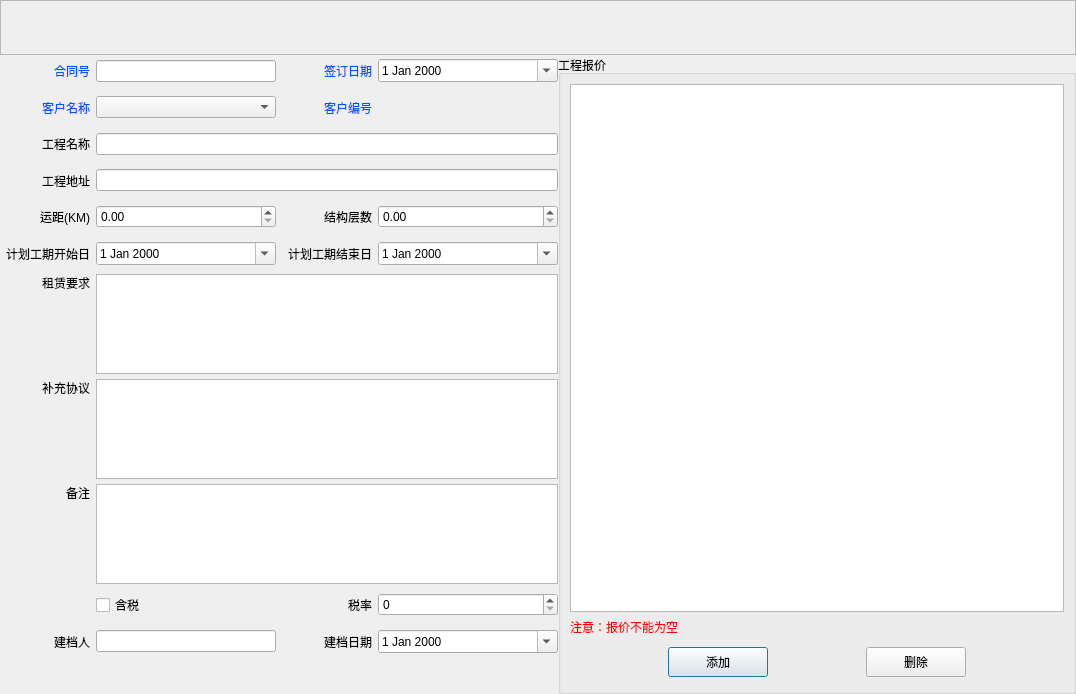
<?xml version="1.0" encoding="UTF-8"?>
<ui version="4.0">
 <class>ContractEditDialog</class>
 <widget class="QDialog" name="ContractEditDialog">
  <property name="geometry">
   <rect>
    <x>0</x>
    <y>0</y>
    <width>1076</width>
    <height>694</height>
   </rect>
  </property>
  <property name="windowTitle">
   <string>Dialog</string>
  </property>
  <layout class="QVBoxLayout" name="verticalLayout" stretch="0,0">
   <property name="spacing">
    <number>0</number>
   </property>
   <property name="leftMargin">
    <number>0</number>
   </property>
   <property name="topMargin">
    <number>0</number>
   </property>
   <property name="rightMargin">
    <number>0</number>
   </property>
   <property name="bottomMargin">
    <number>0</number>
   </property>
   <item>
    <widget class="QFrame" name="toolBarWidget">
     <property name="minimumSize">
      <size>
       <width>0</width>
       <height>55</height>
      </size>
     </property>
     <property name="maximumSize">
      <size>
       <width>16777215</width>
       <height>55</height>
      </size>
     </property>
     <property name="frameShape">
      <enum>QFrame::StyledPanel</enum>
     </property>
     <property name="frameShadow">
      <enum>QFrame::Raised</enum>
     </property>
     <layout class="QHBoxLayout" name="toolBarHorizontalLayout">
      <property name="spacing">
       <number>0</number>
      </property>
      <property name="leftMargin">
       <number>0</number>
      </property>
      <property name="topMargin">
       <number>0</number>
      </property>
      <property name="rightMargin">
       <number>0</number>
      </property>
      <property name="bottomMargin">
       <number>0</number>
      </property>
     </layout>
    </widget>
   </item>
   <item>
    <widget class="QWidget" name="widget" native="true">
     <layout class="QHBoxLayout" name="horizontalLayout" stretch="1,2">
      <property name="spacing">
       <number>0</number>
      </property>
      <property name="leftMargin">
       <number>0</number>
      </property>
      <property name="topMargin">
       <number>0</number>
      </property>
      <property name="rightMargin">
       <number>0</number>
      </property>
      <property name="bottomMargin">
       <number>0</number>
      </property>
      <item>
       <widget class="QWidget" name="widget_2" native="true">
        <layout class="QVBoxLayout" name="verticalLayout_2">
         <property name="spacing">
          <number>5</number>
         </property>
         <property name="leftMargin">
          <number>0</number>
         </property>
         <property name="topMargin">
          <number>0</number>
         </property>
         <property name="rightMargin">
          <number>0</number>
         </property>
         <property name="bottomMargin">
          <number>0</number>
         </property>
         <item>
          <widget class="QWidget" name="widget_3" native="true">
           <layout class="QHBoxLayout" name="horizontalLayout_2">
            <property name="leftMargin">
             <number>0</number>
            </property>
            <property name="topMargin">
             <number>0</number>
            </property>
            <property name="rightMargin">
             <number>0</number>
            </property>
            <property name="bottomMargin">
             <number>0</number>
            </property>
            <item>
             <widget class="QLabel" name="label">
              <property name="minimumSize">
               <size>
                <width>90</width>
                <height>0</height>
               </size>
              </property>
              <property name="maximumSize">
               <size>
                <width>90</width>
                <height>16777215</height>
               </size>
              </property>
              <property name="styleSheet">
               <string notr="true">color: rgb(0, 85, 255);</string>
              </property>
              <property name="text">
               <string>合同号</string>
              </property>
              <property name="alignment">
               <set>Qt::AlignRight|Qt::AlignTrailing|Qt::AlignVCenter</set>
              </property>
             </widget>
            </item>
            <item>
             <widget class="QLineEdit" name="contractNumberLE">
              <property name="minimumSize">
               <size>
                <width>180</width>
                <height>0</height>
               </size>
              </property>
              <property name="maximumSize">
               <size>
                <width>180</width>
                <height>16777215</height>
               </size>
              </property>
             </widget>
            </item>
            <item>
             <widget class="QLabel" name="label_2">
              <property name="minimumSize">
               <size>
                <width>90</width>
                <height>0</height>
               </size>
              </property>
              <property name="maximumSize">
               <size>
                <width>90</width>
                <height>16777215</height>
               </size>
              </property>
              <property name="styleSheet">
               <string notr="true">color: rgb(0, 85, 255);</string>
              </property>
              <property name="text">
               <string>签订日期</string>
              </property>
              <property name="alignment">
               <set>Qt::AlignRight|Qt::AlignTrailing|Qt::AlignVCenter</set>
              </property>
             </widget>
            </item>
            <item>
             <widget class="QDateEdit" name="signedDateDE">
              <property name="minimumSize">
               <size>
                <width>180</width>
                <height>0</height>
               </size>
              </property>
              <property name="maximumSize">
               <size>
                <width>180</width>
                <height>16777215</height>
               </size>
              </property>
              <property name="calendarPopup">
               <bool>true</bool>
              </property>
             </widget>
            </item>
           </layout>
          </widget>
         </item>
         <item>
          <widget class="QWidget" name="widget_4" native="true">
           <layout class="QHBoxLayout" name="horizontalLayout_3">
            <property name="leftMargin">
             <number>0</number>
            </property>
            <property name="topMargin">
             <number>0</number>
            </property>
            <property name="rightMargin">
             <number>0</number>
            </property>
            <property name="bottomMargin">
             <number>0</number>
            </property>
            <item>
             <widget class="QLabel" name="label_3">
              <property name="minimumSize">
               <size>
                <width>90</width>
                <height>0</height>
               </size>
              </property>
              <property name="maximumSize">
               <size>
                <width>90</width>
                <height>16777215</height>
               </size>
              </property>
              <property name="styleSheet">
               <string notr="true">color: rgb(0, 85, 255);</string>
              </property>
              <property name="text">
               <string>客户名称</string>
              </property>
              <property name="alignment">
               <set>Qt::AlignRight|Qt::AlignTrailing|Qt::AlignVCenter</set>
              </property>
             </widget>
            </item>
            <item>
             <widget class="QComboBox" name="clientNameCB">
              <property name="minimumSize">
               <size>
                <width>180</width>
                <height>0</height>
               </size>
              </property>
              <property name="maximumSize">
               <size>
                <width>180</width>
                <height>16777215</height>
               </size>
              </property>
             </widget>
            </item>
            <item>
             <widget class="QLabel" name="label_17">
              <property name="styleSheet">
               <string notr="true">color: rgb(0, 85, 255);</string>
              </property>
              <property name="text">
               <string>客户编号</string>
              </property>
              <property name="alignment">
               <set>Qt::AlignRight|Qt::AlignTrailing|Qt::AlignVCenter</set>
              </property>
             </widget>
            </item>
            <item>
             <widget class="QLabel" name="clientNumberLebel">
              <property name="minimumSize">
               <size>
                <width>180</width>
                <height>0</height>
               </size>
              </property>
              <property name="maximumSize">
               <size>
                <width>180</width>
                <height>16777215</height>
               </size>
              </property>
              <property name="text">
               <string/>
              </property>
             </widget>
            </item>
           </layout>
          </widget>
         </item>
         <item>
          <widget class="QWidget" name="widget_5" native="true">
           <layout class="QHBoxLayout" name="horizontalLayout_4">
            <property name="leftMargin">
             <number>0</number>
            </property>
            <property name="topMargin">
             <number>0</number>
            </property>
            <property name="rightMargin">
             <number>0</number>
            </property>
            <property name="bottomMargin">
             <number>0</number>
            </property>
            <item>
             <widget class="QLabel" name="label_4">
              <property name="minimumSize">
               <size>
                <width>90</width>
                <height>0</height>
               </size>
              </property>
              <property name="maximumSize">
               <size>
                <width>90</width>
                <height>16777215</height>
               </size>
              </property>
              <property name="text">
               <string>工程名称</string>
              </property>
              <property name="alignment">
               <set>Qt::AlignRight|Qt::AlignTrailing|Qt::AlignVCenter</set>
              </property>
             </widget>
            </item>
            <item>
             <widget class="QLineEdit" name="projectNameLE"/>
            </item>
           </layout>
          </widget>
         </item>
         <item>
          <widget class="QWidget" name="widget_6" native="true">
           <layout class="QHBoxLayout" name="horizontalLayout_5">
            <property name="leftMargin">
             <number>0</number>
            </property>
            <property name="topMargin">
             <number>0</number>
            </property>
            <property name="rightMargin">
             <number>0</number>
            </property>
            <property name="bottomMargin">
             <number>0</number>
            </property>
            <item>
             <widget class="QLabel" name="label_5">
              <property name="minimumSize">
               <size>
                <width>90</width>
                <height>0</height>
               </size>
              </property>
              <property name="maximumSize">
               <size>
                <width>90</width>
                <height>16777215</height>
               </size>
              </property>
              <property name="text">
               <string>工程地址</string>
              </property>
              <property name="alignment">
               <set>Qt::AlignRight|Qt::AlignTrailing|Qt::AlignVCenter</set>
              </property>
             </widget>
            </item>
            <item>
             <widget class="QLineEdit" name="projectAddrLE"/>
            </item>
           </layout>
          </widget>
         </item>
         <item>
          <widget class="QWidget" name="widget_7" native="true">
           <layout class="QHBoxLayout" name="horizontalLayout_6">
            <property name="leftMargin">
             <number>0</number>
            </property>
            <property name="topMargin">
             <number>0</number>
            </property>
            <property name="rightMargin">
             <number>0</number>
            </property>
            <property name="bottomMargin">
             <number>0</number>
            </property>
            <item>
             <widget class="QLabel" name="label_6">
              <property name="minimumSize">
               <size>
                <width>90</width>
                <height>0</height>
               </size>
              </property>
              <property name="maximumSize">
               <size>
                <width>90</width>
                <height>16777215</height>
               </size>
              </property>
              <property name="text">
               <string>运距(KM)</string>
              </property>
              <property name="alignment">
               <set>Qt::AlignRight|Qt::AlignTrailing|Qt::AlignVCenter</set>
              </property>
             </widget>
            </item>
            <item>
             <widget class="QDoubleSpinBox" name="deliveryDSB">
              <property name="minimumSize">
               <size>
                <width>180</width>
                <height>0</height>
               </size>
              </property>
              <property name="maximumSize">
               <size>
                <width>180</width>
                <height>16777215</height>
               </size>
              </property>
              <property name="maximum">
               <double>999999999.990000009536743</double>
              </property>
             </widget>
            </item>
            <item>
             <widget class="QLabel" name="label_7">
              <property name="minimumSize">
               <size>
                <width>90</width>
                <height>0</height>
               </size>
              </property>
              <property name="maximumSize">
               <size>
                <width>90</width>
                <height>16777215</height>
               </size>
              </property>
              <property name="text">
               <string>结构层数</string>
              </property>
              <property name="alignment">
               <set>Qt::AlignRight|Qt::AlignTrailing|Qt::AlignVCenter</set>
              </property>
             </widget>
            </item>
            <item>
             <widget class="QDoubleSpinBox" name="structureLevelDSB">
              <property name="minimumSize">
               <size>
                <width>180</width>
                <height>0</height>
               </size>
              </property>
              <property name="maximumSize">
               <size>
                <width>180</width>
                <height>16777215</height>
               </size>
              </property>
              <property name="maximum">
               <double>999999999.990000009536743</double>
              </property>
             </widget>
            </item>
           </layout>
          </widget>
         </item>
         <item>
          <widget class="QWidget" name="widget_8" native="true">
           <layout class="QHBoxLayout" name="horizontalLayout_7">
            <property name="leftMargin">
             <number>0</number>
            </property>
            <property name="topMargin">
             <number>0</number>
            </property>
            <property name="rightMargin">
             <number>0</number>
            </property>
            <property name="bottomMargin">
             <number>0</number>
            </property>
            <item>
             <widget class="QLabel" name="label_8">
              <property name="minimumSize">
               <size>
                <width>90</width>
                <height>0</height>
               </size>
              </property>
              <property name="maximumSize">
               <size>
                <width>90</width>
                <height>16777215</height>
               </size>
              </property>
              <property name="text">
               <string>计划工期开始日</string>
              </property>
              <property name="alignment">
               <set>Qt::AlignRight|Qt::AlignTrailing|Qt::AlignVCenter</set>
              </property>
             </widget>
            </item>
            <item>
             <widget class="QDateEdit" name="startDateDE">
              <property name="minimumSize">
               <size>
                <width>180</width>
                <height>0</height>
               </size>
              </property>
              <property name="maximumSize">
               <size>
                <width>180</width>
                <height>16777215</height>
               </size>
              </property>
              <property name="calendarPopup">
               <bool>true</bool>
              </property>
             </widget>
            </item>
            <item>
             <widget class="QLabel" name="label_9">
              <property name="minimumSize">
               <size>
                <width>90</width>
                <height>0</height>
               </size>
              </property>
              <property name="maximumSize">
               <size>
                <width>90</width>
                <height>16777215</height>
               </size>
              </property>
              <property name="text">
               <string>计划工期结束日</string>
              </property>
              <property name="alignment">
               <set>Qt::AlignRight|Qt::AlignTrailing|Qt::AlignVCenter</set>
              </property>
             </widget>
            </item>
            <item>
             <widget class="QDateEdit" name="endDateDE">
              <property name="minimumSize">
               <size>
                <width>180</width>
                <height>0</height>
               </size>
              </property>
              <property name="maximumSize">
               <size>
                <width>180</width>
                <height>16777215</height>
               </size>
              </property>
              <property name="calendarPopup">
               <bool>true</bool>
              </property>
             </widget>
            </item>
           </layout>
          </widget>
         </item>
         <item>
          <widget class="QWidget" name="widget_9" native="true">
           <property name="maximumSize">
            <size>
             <width>16777215</width>
             <height>100</height>
            </size>
           </property>
           <layout class="QHBoxLayout" name="horizontalLayout_8">
            <property name="leftMargin">
             <number>0</number>
            </property>
            <property name="topMargin">
             <number>0</number>
            </property>
            <property name="rightMargin">
             <number>0</number>
            </property>
            <property name="bottomMargin">
             <number>0</number>
            </property>
            <item>
             <widget class="QLabel" name="label_10">
              <property name="minimumSize">
               <size>
                <width>90</width>
                <height>0</height>
               </size>
              </property>
              <property name="maximumSize">
               <size>
                <width>90</width>
                <height>16777215</height>
               </size>
              </property>
              <property name="text">
               <string>租赁要求</string>
              </property>
              <property name="alignment">
               <set>Qt::AlignRight|Qt::AlignTop|Qt::AlignTrailing</set>
              </property>
             </widget>
            </item>
            <item>
             <widget class="QTextEdit" name="requireTE"/>
            </item>
           </layout>
          </widget>
         </item>
         <item>
          <widget class="QWidget" name="widget_10" native="true">
           <property name="maximumSize">
            <size>
             <width>16777215</width>
             <height>100</height>
            </size>
           </property>
           <layout class="QHBoxLayout" name="horizontalLayout_9">
            <property name="leftMargin">
             <number>0</number>
            </property>
            <property name="topMargin">
             <number>0</number>
            </property>
            <property name="rightMargin">
             <number>0</number>
            </property>
            <property name="bottomMargin">
             <number>0</number>
            </property>
            <item>
             <widget class="QLabel" name="label_11">
              <property name="minimumSize">
               <size>
                <width>90</width>
                <height>0</height>
               </size>
              </property>
              <property name="maximumSize">
               <size>
                <width>90</width>
                <height>16777215</height>
               </size>
              </property>
              <property name="text">
               <string>补充协议</string>
              </property>
              <property name="alignment">
               <set>Qt::AlignRight|Qt::AlignTop|Qt::AlignTrailing</set>
              </property>
             </widget>
            </item>
            <item>
             <widget class="QTextEdit" name="supplementTE"/>
            </item>
           </layout>
          </widget>
         </item>
         <item>
          <widget class="QWidget" name="widget_11" native="true">
           <property name="maximumSize">
            <size>
             <width>16777215</width>
             <height>100</height>
            </size>
           </property>
           <layout class="QHBoxLayout" name="horizontalLayout_10">
            <property name="leftMargin">
             <number>0</number>
            </property>
            <property name="topMargin">
             <number>0</number>
            </property>
            <property name="rightMargin">
             <number>0</number>
            </property>
            <property name="bottomMargin">
             <number>0</number>
            </property>
            <item>
             <widget class="QLabel" name="label_12">
              <property name="minimumSize">
               <size>
                <width>90</width>
                <height>0</height>
               </size>
              </property>
              <property name="maximumSize">
               <size>
                <width>90</width>
                <height>16777215</height>
               </size>
              </property>
              <property name="text">
               <string>备注</string>
              </property>
              <property name="alignment">
               <set>Qt::AlignRight|Qt::AlignTop|Qt::AlignTrailing</set>
              </property>
             </widget>
            </item>
            <item>
             <widget class="QTextEdit" name="remarksTE"/>
            </item>
           </layout>
          </widget>
         </item>
         <item>
          <widget class="QWidget" name="widget_12" native="true">
           <layout class="QHBoxLayout" name="horizontalLayout_11">
            <property name="leftMargin">
             <number>0</number>
            </property>
            <property name="topMargin">
             <number>0</number>
            </property>
            <property name="rightMargin">
             <number>0</number>
            </property>
            <property name="bottomMargin">
             <number>0</number>
            </property>
            <item>
             <widget class="QLabel" name="label_16">
              <property name="minimumSize">
               <size>
                <width>90</width>
                <height>0</height>
               </size>
              </property>
              <property name="maximumSize">
               <size>
                <width>90</width>
                <height>16777215</height>
               </size>
              </property>
              <property name="text">
               <string/>
              </property>
             </widget>
            </item>
            <item>
             <widget class="QCheckBox" name="isIncludeTexCB">
              <property name="text">
               <string>含税</string>
              </property>
             </widget>
            </item>
            <item>
             <widget class="QLabel" name="label_13">
              <property name="text">
               <string>税率</string>
              </property>
              <property name="alignment">
               <set>Qt::AlignRight|Qt::AlignTrailing|Qt::AlignVCenter</set>
              </property>
             </widget>
            </item>
            <item>
             <widget class="QSpinBox" name="texRateSB">
              <property name="minimumSize">
               <size>
                <width>180</width>
                <height>0</height>
               </size>
              </property>
              <property name="maximumSize">
               <size>
                <width>180</width>
                <height>16777215</height>
               </size>
              </property>
              <property name="maximum">
               <number>100</number>
              </property>
             </widget>
            </item>
           </layout>
          </widget>
         </item>
         <item>
          <widget class="QWidget" name="widget_13" native="true">
           <layout class="QHBoxLayout" name="horizontalLayout_12">
            <property name="leftMargin">
             <number>0</number>
            </property>
            <property name="topMargin">
             <number>0</number>
            </property>
            <property name="rightMargin">
             <number>0</number>
            </property>
            <property name="bottomMargin">
             <number>0</number>
            </property>
            <item>
             <widget class="QLabel" name="label_14">
              <property name="minimumSize">
               <size>
                <width>90</width>
                <height>0</height>
               </size>
              </property>
              <property name="maximumSize">
               <size>
                <width>90</width>
                <height>16777215</height>
               </size>
              </property>
              <property name="text">
               <string>建档人</string>
              </property>
              <property name="alignment">
               <set>Qt::AlignRight|Qt::AlignTrailing|Qt::AlignVCenter</set>
              </property>
             </widget>
            </item>
            <item>
             <widget class="QLineEdit" name="creatorLE">
              <property name="minimumSize">
               <size>
                <width>180</width>
                <height>0</height>
               </size>
              </property>
              <property name="maximumSize">
               <size>
                <width>180</width>
                <height>16777215</height>
               </size>
              </property>
             </widget>
            </item>
            <item>
             <widget class="QLabel" name="label_15">
              <property name="minimumSize">
               <size>
                <width>90</width>
                <height>0</height>
               </size>
              </property>
              <property name="maximumSize">
               <size>
                <width>90</width>
                <height>16777215</height>
               </size>
              </property>
              <property name="text">
               <string>建档日期</string>
              </property>
              <property name="alignment">
               <set>Qt::AlignRight|Qt::AlignTrailing|Qt::AlignVCenter</set>
              </property>
             </widget>
            </item>
            <item>
             <widget class="QDateEdit" name="createDateDE">
              <property name="minimumSize">
               <size>
                <width>180</width>
                <height>0</height>
               </size>
              </property>
              <property name="maximumSize">
               <size>
                <width>180</width>
                <height>16777215</height>
               </size>
              </property>
              <property name="calendarPopup">
               <bool>true</bool>
              </property>
             </widget>
            </item>
           </layout>
          </widget>
         </item>
         <item>
          <widget class="QWidget" name="widget_14" native="true"/>
         </item>
        </layout>
       </widget>
      </item>
      <item>
       <widget class="QGroupBox" name="groupBox">
        <property name="title">
         <string>工程报价</string>
        </property>
        <layout class="QVBoxLayout" name="verticalLayout_3">
         <item>
          <widget class="QTableView" name="priceTableView"/>
         </item>
         <item>
          <widget class="QLabel" name="label_19">
           <property name="styleSheet">
            <string notr="true">color: rgb(255, 0, 0);</string>
           </property>
           <property name="text">
            <string>注意：报价不能为空</string>
           </property>
          </widget>
         </item>
         <item>
          <widget class="QWidget" name="widget_15" native="true">
           <property name="minimumSize">
            <size>
             <width>0</width>
             <height>40</height>
            </size>
           </property>
           <property name="maximumSize">
            <size>
             <width>16777215</width>
             <height>40</height>
            </size>
           </property>
           <layout class="QHBoxLayout" name="horizontalLayout_13">
            <property name="spacing">
             <number>0</number>
            </property>
            <property name="leftMargin">
             <number>0</number>
            </property>
            <property name="topMargin">
             <number>0</number>
            </property>
            <property name="rightMargin">
             <number>0</number>
            </property>
            <property name="bottomMargin">
             <number>0</number>
            </property>
            <item>
             <widget class="QPushButton" name="addBtn">
              <property name="minimumSize">
               <size>
                <width>0</width>
                <height>30</height>
               </size>
              </property>
              <property name="maximumSize">
               <size>
                <width>100</width>
                <height>16777215</height>
               </size>
              </property>
              <property name="text">
               <string>添加</string>
              </property>
             </widget>
            </item>
            <item>
             <widget class="QPushButton" name="deleteBtn">
              <property name="minimumSize">
               <size>
                <width>0</width>
                <height>30</height>
               </size>
              </property>
              <property name="maximumSize">
               <size>
                <width>100</width>
                <height>16777215</height>
               </size>
              </property>
              <property name="text">
               <string>删除</string>
              </property>
             </widget>
            </item>
           </layout>
          </widget>
         </item>
        </layout>
       </widget>
      </item>
     </layout>
    </widget>
   </item>
  </layout>
 </widget>
 <resources/>
 <connections/>
</ui>
